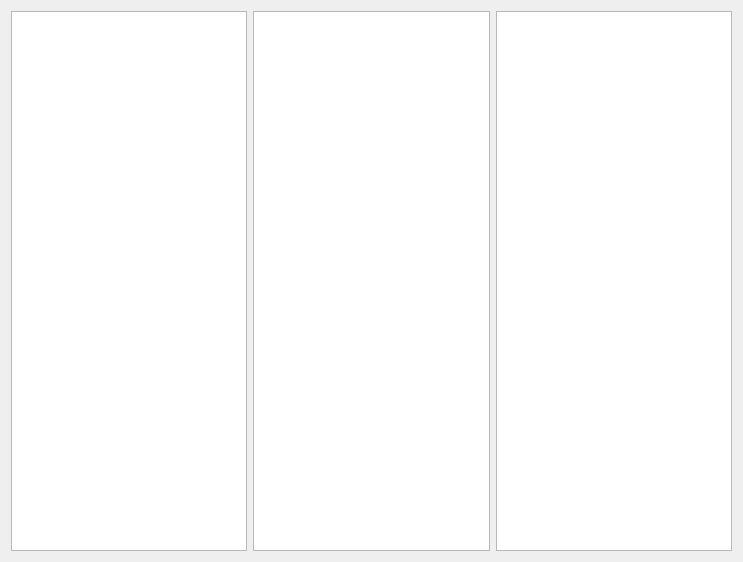
<?xml version="1.0" encoding="UTF-8"?>
<ui version="4.0">
 <class>NavigationTest</class>
 <widget class="QWidget" name="NavigationTest">
  <property name="geometry">
   <rect>
    <x>0</x>
    <y>0</y>
    <width>743</width>
    <height>562</height>
   </rect>
  </property>
  <property name="windowTitle">
   <string>Form</string>
  </property>
  <layout class="QHBoxLayout" name="horizontalLayout">
   <item>
    <widget class="Navigation" name="listView1"/>
   </item>
   <item>
    <widget class="Navigation" name="listView2"/>
   </item>
   <item>
    <widget class="Navigation" name="listView3"/>
   </item>
  </layout>
 </widget>
 <customwidgets>
  <customwidget>
   <class>Navigation</class>
   <extends>QListView</extends>
   <header>navigation.h</header>
  </customwidget>
 </customwidgets>
 <resources/>
 <connections/>
</ui>
